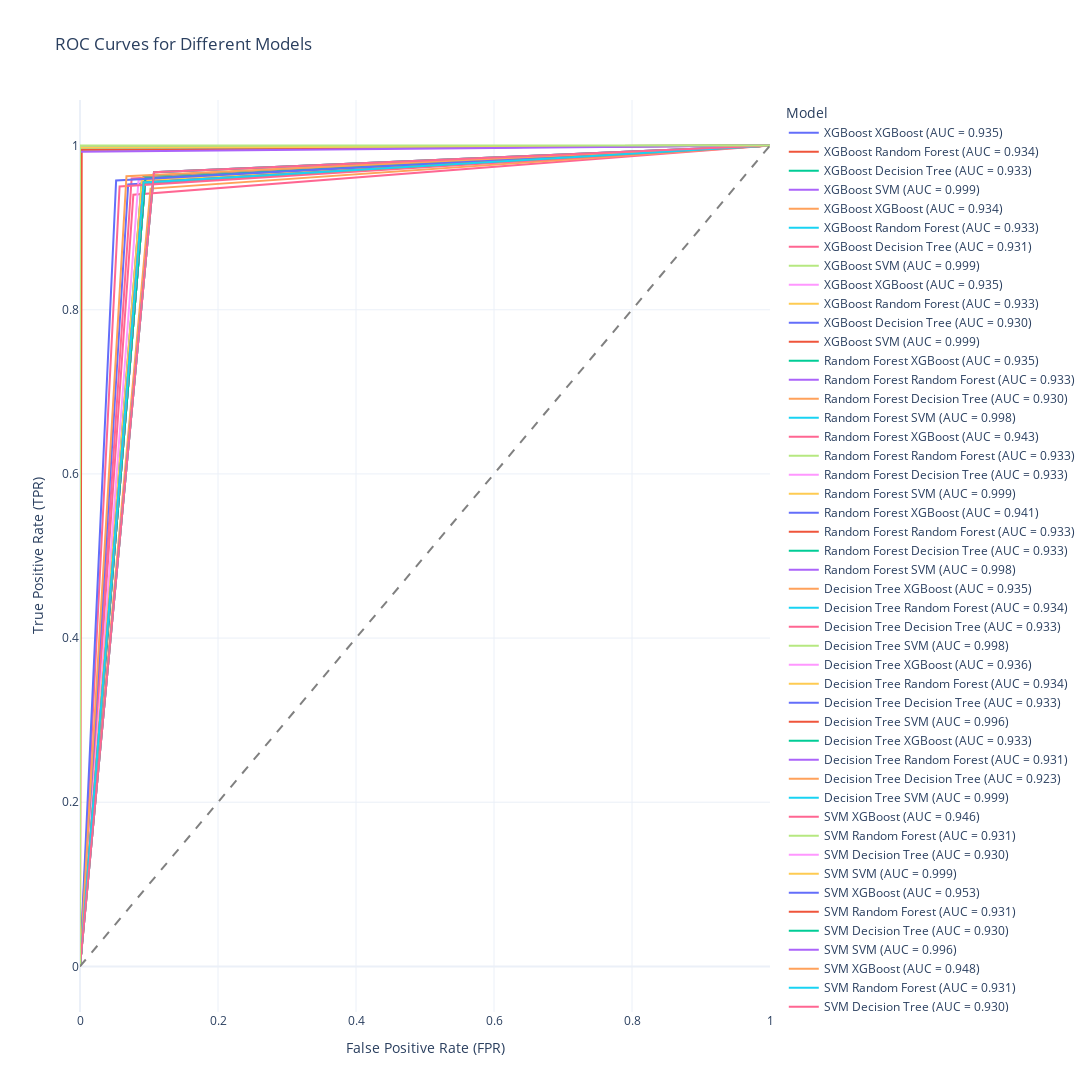

This figure's notebook cell:
### Code cell
import plotly.graph_objects as go

fig = go.Figure()

for index, row in J.iterrows():
    if row['AUC_train'] > 0.5:
        fig.add_trace(go.Scatter(
            x=row['fpr_train'],
            y=row['tpr_train'],
            mode='lines',
            name=f"{row['selection_model']} {row['train_model']} (AUC = {row['AUC_train']:.3f})"
        ))

# Add the random guess line
fig.add_trace(go.Scatter(
    x=[0, 1],
    y=[0, 1],
    mode='lines',
    line=dict(dash='dash', color='grey'),
    name='Random Guess'
))

# Update layout
fig.update_layout(
    title='ROC Curves for Different Models',
    xaxis_title='False Positive Rate (FPR)',
    yaxis_title='True Positive Rate (TPR)',
    legend_title='Model',
    template='plotly_white',
    width=1600,  # Set the width of the canvas
    height=1200   # Set the height of the canvas
)

fig.show()

### Figure 1 — Plotly figure (JSON) as saved in the notebook; plotly's stock layout.template omitted (floating-point values rounded to 4 significant figures)
{"data": [{"mode": "lines", "name": "XGBoost XGBoost (AUC = 0.935)", "type": "scatter", "x": [0, 0.09227, 1], "y": [0, 0.9626, 1]}, {"mode": "lines", "name": "XGBoost Random Forest (AUC = 0.934)", "type": "scatter", "x": [0, 0.09227, 1], "y": [0, 0.9601, 1]}, {"mode": "lines", "name": "XGBoost Decision Tree (AUC = 0.933)", "type": "scatter", "x": [0, 0.09476, 1], "y": [0, 0.9601, 1]}, {"mode": "lines", "name": "XGBoost SVM (AUC = 0.999)", "type": "scatter", "x": [0, 0, 1], "y": [0, 0.9975, 1]}, {"mode": "lines", "name": "XGBoost XGBoost (AUC = 0.934)", "type": "scatter", "x": [0, 0.09227, 1], "y": [0, 0.9601, 1]}, {"mode": "lines", "name": "XGBoost Random Forest (AUC = 0.933)", "type": "scatter", "x": [0, 0.09227, 1], "y": [0, 0.9576, 1]}, {"mode": "lines", "name": "XGBoost Decision Tree (AUC = 0.931)", "type": "scatter", "x": [0, 0.07731, 1], "y": [0, 0.9401, 1]}, {"mode": "lines", "name": "XGBoost SVM (AUC = 0.999)", "type": "scatter", "x": [0, 0, 1], "y": [0, 0.9975, 1]}, {"mode": "lines", "name": "XGBoost XGBoost (AUC = 0.935)", "type": "scatter", "x": [0, 0.09227, 1], "y": [0, 0.9626, 1]}, {"mode": "lines", "name": "XGBoost Random Forest (AUC = 0.933)", "type": "scatter", "x": [0, 0.09227, 1], "y": [0, 0.9576, 1]}, {"mode": "lines", "name": "XGBoost Decision Tree (AUC = 0.930)", "type": "scatter", "x": [0, 0.1072, 1], "y": [0, 0.9676, 1]}, {"mode": "lines", "name": "XGBoost SVM (AUC = 0.999)", "type": "scatter", "x": [0, 0, 1], "y": [0, 0.9975, 1]}, {"mode": "lines", "name": "Random Forest XGBoost (AUC = 0.935)", "type": "scatter", "x": [0, 0.09227, 1], "y": [0, 0.9626, 1]}, {"mode": "lines", "name": "Random Forest Random Forest (AUC = 0.933)", "type": "scatter", "x": [0, 0.09227, 1], "y": [0, 0.9576, 1]}, {"mode": "lines", "name": "Random Forest Decision Tree (AUC = 0.930)", "type": "scatter", "x": [0, 0.1072, 1], "y": [0, 0.9676, 1]}, {"mode": "lines", "name": "Random Forest SVM (AUC = 0.998)", "type": "scatter", "x": [0, 0, 1], "y": [0, 0.995, 1]}, {"mode": "lines", "name": "Random Forest XGBoost (AUC = 0.943)", "type": "scatter", "x": [0, 0.07481, 1], "y": [0, 0.9601, 1]}, {"mode": "lines", "name": "Random Forest Random Forest (AUC = 0.933)", "type": "scatter", "x": [0, 0.08978, 1], "y": [0, 0.9551, 1]}, {"mode": "lines", "name": "Random Forest Decision Tree (AUC = 0.933)", "type": "scatter", "x": [0, 0.09476, 1], "y": [0, 0.9601, 1]}, {"mode": "lines", "name": "Random Forest SVM (AUC = 0.999)", "type": "scatter", "x": [0, 0, 1], "y": [0, 0.9975, 1]}, {"mode": "lines", "name": "Random Forest XGBoost (AUC = 0.941)", "type": "scatter", "x": [0, 0.06983, 1], "y": [0, 0.9526, 1]}, {"mode": "lines", "name": "Random Forest Random Forest (AUC = 0.933)", "type": "scatter", "x": [0, 0.09227, 1], "y": [0, 0.9576, 1]}, {"mode": "lines", "name": "Random Forest Decision Tree (AUC = 0.933)", "type": "scatter", "x": [0, 0.09476, 1], "y": [0, 0.9601, 1]}, {"mode": "lines", "name": "Random Forest SVM (AUC = 0.998)", "type": "scatter", "x": [0, 0, 1], "y": [0, 0.995, 1]}, {"mode": "lines", "name": "Decision Tree XGBoost (AUC = 0.935)", "type": "scatter", "x": [0, 0.08978, 1], "y": [0, 0.9601, 1]}, {"mode": "lines", "name": "Decision Tree Random Forest (AUC = 0.934)", "type": "scatter", "x": [0, 0.08978, 1], "y": [0, 0.9576, 1]}, {"mode": "lines", "name": "Decision Tree Decision Tree (AUC = 0.933)", "type": "scatter", "x": [0, 0.09476, 1], "y": [0, 0.9601, 1]}, {"mode": "lines", "name": "Decision Tree SVM (AUC = 0.998)", "type": "scatter", "x": [0, 0, 1], "y": [0, 0.995, 1]}, {"mode": "lines", "name": "Decision Tree XGBoost (AUC = 0.936)", "type": "scatter", "x": [0, 0.08479, 1], "y": [0, 0.9576, 1]}, {"mode": "lines", "name": "Decision Tree Random Forest (AUC = 0.934)", "type": "scatter", "x": [0, 0.08978, 1], "y": [0, 0.9576, 1]}, {"mode": "lines", "name": "Decision Tree Decision Tree (AUC = 0.933)", "type": "scatter", "x": [0, 0.09476, 1], "y": [0, 0.9601, 1]}, {"mode": "lines", "name": "Decision Tree SVM (AUC = 0.996)", "type": "scatter", "x": [0, 0.002494, 1], "y": [0, 0.995, 1]}, {"mode": "lines", "name": "Decision Tree XGBoost (AUC = 0.933)", "type": "scatter", "x": [0, 0.09476, 1], "y": [0, 0.9601, 1]}, {"mode": "lines", "name": "Decision Tree Random Forest (AUC = 0.931)", "type": "scatter", "x": [0, 0.09227, 1], "y": [0, 0.9551, 1]}, {"mode": "lines", "name": "Decision Tree Decision Tree (AUC = 0.923)", "type": "scatter", "x": [0, 0.1022, 1], "y": [0, 0.9476, 1]}, {"mode": "lines", "name": "Decision Tree SVM (AUC = 0.999)", "type": "scatter", "x": [0, 0, 1], "y": [0, 0.9975, 1]}, {"mode": "lines", "name": "SVM XGBoost (AUC = 0.946)", "type": "scatter", "x": [0, 0.05736, 1], "y": [0, 0.9501, 1]}, {"mode": "lines", "name": "SVM Random Forest (AUC = 0.931)", "type": "scatter", "x": [0, 0.09227, 1], "y": [0, 0.9551, 1]}, {"mode": "lines", "name": "SVM Decision Tree (AUC = 0.930)", "type": "scatter", "x": [0, 0.1072, 1], "y": [0, 0.9676, 1]}, {"mode": "lines", "name": "SVM SVM (AUC = 0.999)", "type": "scatter", "x": [0, 0, 1], "y": [0, 0.9975, 1]}, {"mode": "lines", "name": "SVM XGBoost (AUC = 0.953)", "type": "scatter", "x": [0, 0.05237, 1], "y": [0, 0.9576, 1]}, {"mode": "lines", "name": "SVM Random Forest (AUC = 0.931)", "type": "scatter", "x": [0, 0.09227, 1], "y": [0, 0.9551, 1]}, {"mode": "lines", "name": "SVM Decision Tree (AUC = 0.930)", "type": "scatter", "x": [0, 0.1072, 1], "y": [0, 0.9676, 1]}, {"mode": "lines", "name": "SVM SVM (AUC = 0.996)", "type": "scatter", "x": [0, 0, 1], "y": [0, 0.9925, 1]}, {"mode": "lines", "name": "SVM XGBoost (AUC = 0.948)", "type": "scatter", "x": [0, 0.06733, 1], "y": [0, 0.9626, 1]}, {"mode": "lines", "name": "SVM Random Forest (AUC = 0.931)", "type": "scatter", "x": [0, 0.09227, 1], "y": [0, 0.9551, 1]}, {"mode": "lines", "name": "SVM Decision Tree (AUC = 0.930)", "type": "scatter", "x": [0, 0.1072, 1], "y": [0, 0.9676, 1]}, {"mode": "lines", "name": "SVM SVM (AUC = 1.000)", "type": "scatter", "x": [0, 0, 1], "y": [0, 1, 1]}, {"line": {"color": "grey", "dash": "dash"}, "mode": "lines", "name": "Random Guess", "type": "scatter", "x": [0, 1], "y": [0, 1]}], "layout": {"height": 1200, "legend": {"title": {"text": "Model"}}, "title": {"text": "ROC Curves for Different Models"}, "width": 1600, "xaxis": {"title": {"text": "False Positive Rate (FPR)"}}, "yaxis": {"title": {"text": "True Positive Rate (TPR)"}}}}
